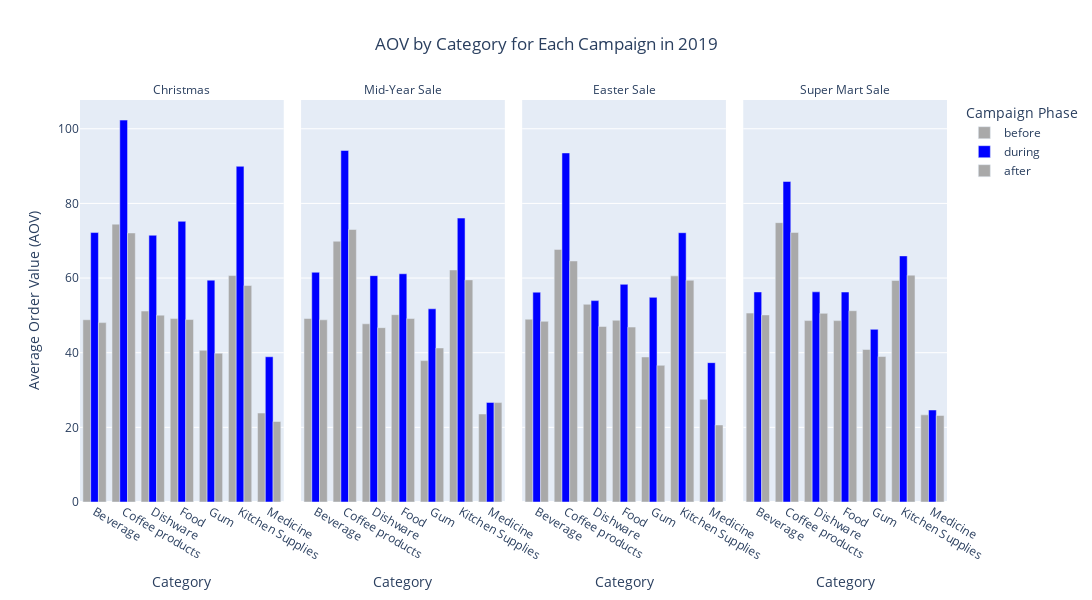

The notebook cell this image was saved under:
### Markdown cell above
##### AOV by Product Category for Each Campaign

### Code cell
# Plot aov by category for each campaign in the chosen year
plot_aov_by_category(metrics[5],chosen_year)

### Figure 1 — Plotly figure (JSON) as saved in the notebook; plotly's stock layout.template omitted (floating-point values rounded to 4 significant figures)
{"data": [{"alignmentgroup": "True", "hovertemplate": "Phase=before<br>Campaign=Christmas<br>Category=%{x}<br>Average Order Value=%{y}<extra></extra>", "legendgroup": "before", "marker": {"color": "darkgrey", "pattern": {"shape": ""}}, "name": "before", "offsetgroup": "before", "orientation": "v", "showlegend": true, "textposition": "auto", "type": "bar", "x": ["Beverage", "Coffee products", "Dishware", "Food", "Gum", "Kitchen Supplies", "Medicine"], "xaxis": "x", "y": [48.84, 74.45, 51.15, 49.13, 40.64, 60.67, 23.83], "yaxis": "y"}, {"alignmentgroup": "True", "hovertemplate": "Phase=before<br>Campaign=Mid-Year Sale<br>Category=%{x}<br>Average Order Value=%{y}<extra></extra>", "legendgroup": "before", "marker": {"color": "darkgrey", "pattern": {"shape": ""}}, "name": "before", "offsetgroup": "before", "orientation": "v", "showlegend": false, "textposition": "auto", "type": "bar", "x": ["Beverage", "Coffee products", "Dishware", "Food", "Gum", "Kitchen Supplies", "Medicine"], "xaxis": "x2", "y": [49.17, 69.86, 47.75, 50.18, 37.88, 62.17, 23.57], "yaxis": "y2"}, {"alignmentgroup": "True", "hovertemplate": "Phase=before<br>Campaign=Easter Sale<br>Category=%{x}<br>Average Order Value=%{y}<extra></extra>", "legendgroup": "before", "marker": {"color": "darkgrey", "pattern": {"shape": ""}}, "name": "before", "offsetgroup": "before", "orientation": "v", "showlegend": false, "textposition": "auto", "type": "bar", "x": ["Beverage", "Coffee products", "Dishware", "Food", "Gum", "Kitchen Supplies", "Medicine"], "xaxis": "x3", "y": [48.97, 67.68, 52.97, 48.69, 38.85, 60.59, 27.5], "yaxis": "y3"}, {"alignmentgroup": "True", "hovertemplate": "Phase=before<br>Campaign=Super Mart Sale<br>Category=%{x}<br>Average Order Value=%{y}<extra></extra>", "legendgroup": "before", "marker": {"color": "darkgrey", "pattern": {"shape": ""}}, "name": "before", "offsetgroup": "before", "orientation": "v", "showlegend": false, "textposition": "auto", "type": "bar", "x": ["Beverage", "Coffee products", "Dishware", "Food", "Gum", "Kitchen Supplies", "Medicine"], "xaxis": "x4", "y": [50.61, 74.85, 48.6, 48.6, 40.86, 59.37, 23.35], "yaxis": "y4"}, {"alignmentgroup": "True", "hovertemplate": "Phase=during<br>Campaign=Christmas<br>Category=%{x}<br>Average Order Value=%{y}<extra></extra>", "legendgroup": "during", "marker": {"color": "blue", "pattern": {"shape": ""}}, "name": "during", "offsetgroup": "during", "orientation": "v", "showlegend": true, "textposition": "auto", "type": "bar", "x": ["Beverage", "Coffee products", "Dishware", "Food", "Gum", "Kitchen Supplies", "Medicine"], "xaxis": "x", "y": [72.19, 102.3, 71.47, 75.2, 59.44, 89.94, 38.92], "yaxis": "y"}, {"alignmentgroup": "True", "hovertemplate": "Phase=during<br>Campaign=Mid-Year Sale<br>Category=%{x}<br>Average Order Value=%{y}<extra></extra>", "legendgroup": "during", "marker": {"color": "blue", "pattern": {"shape": ""}}, "name": "during", "offsetgroup": "during", "orientation": "v", "showlegend": false, "textposition": "auto", "type": "bar", "x": ["Beverage", "Coffee products", "Dishware", "Food", "Gum", "Kitchen Supplies", "Medicine"], "xaxis": "x2", "y": [61.55, 94.18, 60.65, 61.15, 51.76, 76.07, 26.69], "yaxis": "y2"}, {"alignmentgroup": "True", "hovertemplate": "Phase=during<br>Campaign=Easter Sale<br>Category=%{x}<br>Average Order Value=%{y}<extra></extra>", "legendgroup": "during", "marker": {"color": "blue", "pattern": {"shape": ""}}, "name": "during", "offsetgroup": "during", "orientation": "v", "showlegend": false, "textposition": "auto", "type": "bar", "x": ["Beverage", "Coffee products", "Dishware", "Food", "Gum", "Kitchen Supplies", "Medicine"], "xaxis": "x3", "y": [56.22, 93.52, 53.96, 58.32, 54.83, 72.15, 37.33], "yaxis": "y3"}, {"alignmentgroup": "True", "hovertemplate": "Phase=during<br>Campaign=Super Mart Sale<br>Category=%{x}<br>Average Order Value=%{y}<extra></extra>", "legendgroup": "during", "marker": {"color": "blue", "pattern": {"shape": ""}}, "name": "during", "offsetgroup": "during", "orientation": "v", "showlegend": false, "textposition": "auto", "type": "bar", "x": ["Beverage", "Coffee products", "Dishware", "Food", "Gum", "Kitchen Supplies", "Medicine"], "xaxis": "x4", "y": [56.28, 85.87, 56.31, 56.25, 46.26, 65.94, 24.65], "yaxis": "y4"}, {"alignmentgroup": "True", "hovertemplate": "Phase=after<br>Campaign=Christmas<br>Category=%{x}<br>Average Order Value=%{y}<extra></extra>", "legendgroup": "after", "marker": {"color": "darkgrey", "pattern": {"shape": ""}}, "name": "after", "offsetgroup": "after", "orientation": "v", "showlegend": true, "textposition": "auto", "type": "bar", "x": ["Beverage", "Coffee products", "Dishware", "Food", "Gum", "Kitchen Supplies", "Medicine"], "xaxis": "x", "y": [48.06, 72.09, 50.07, 48.88, 39.87, 58.02, 21.57], "yaxis": "y"}, {"alignmentgroup": "True", "hovertemplate": "Phase=after<br>Campaign=Mid-Year Sale<br>Category=%{x}<br>Average Order Value=%{y}<extra></extra>", "legendgroup": "after", "marker": {"color": "darkgrey", "pattern": {"shape": ""}}, "name": "after", "offsetgroup": "after", "orientation": "v", "showlegend": false, "textposition": "auto", "type": "bar", "x": ["Beverage", "Coffee products", "Dishware", "Food", "Gum", "Kitchen Supplies", "Medicine"], "xaxis": "x2", "y": [48.81, 73.01, 46.71, 49.16, 41.28, 59.51, 26.63], "yaxis": "y2"}, {"alignmentgroup": "True", "hovertemplate": "Phase=after<br>Campaign=Easter Sale<br>Category=%{x}<br>Average Order Value=%{y}<extra></extra>", "legendgroup": "after", "marker": {"color": "darkgrey", "pattern": {"shape": ""}}, "name": "after", "offsetgroup": "after", "orientation": "v", "showlegend": false, "textposition": "auto", "type": "bar", "x": ["Beverage", "Coffee products", "Dishware", "Food", "Gum", "Kitchen Supplies", "Medicine"], "xaxis": "x3", "y": [48.4, 64.58, 47.03, 46.87, 36.61, 59.4, 20.64], "yaxis": "y3"}, {"alignmentgroup": "True", "hovertemplate": "Phase=after<br>Campaign=Super Mart Sale<br>Category=%{x}<br>Average Order Value=%{y}<extra></extra>", "legendgroup": "after", "marker": {"color": "darkgrey", "pattern": {"shape": ""}}, "name": "after", "offsetgroup": "after", "orientation": "v", "showlegend": false, "textposition": "auto", "type": "bar", "x": ["Beverage", "Coffee products", "Dishware", "Food", "Gum", "Kitchen Supplies", "Medicine"], "xaxis": "x4", "y": [50.13, 72.23, 50.54, 51.25, 38.98, 60.77, 23.19], "yaxis": "y4"}], "layout": {"annotations": [{"font": {}, "showarrow": false, "text": "Christmas", "x": 0.1175, "xanchor": "center", "xref": "paper", "y": 1, "yanchor": "bottom", "yref": "paper"}, {"font": {}, "showarrow": false, "text": "Mid-Year Sale", "x": 0.3725, "xanchor": "center", "xref": "paper", "y": 1, "yanchor": "bottom", "yref": "paper"}, {"font": {}, "showarrow": false, "text": "Easter Sale", "x": 0.6275, "xanchor": "center", "xref": "paper", "y": 1, "yanchor": "bottom", "yref": "paper"}, {"font": {}, "showarrow": false, "text": "Super Mart Sale", "x": 0.8825, "xanchor": "center", "xref": "paper", "y": 1, "yanchor": "bottom", "yref": "paper"}], "barmode": "group", "height": 600, "legend": {"title": {"text": "Campaign Phase"}, "tracegroupgap": 0}, "title": {"text": "AOV by Category for Each Campaign in 2019", "x": 0.5}, "width": 1200, "xaxis": {"anchor": "y", "domain": [0, 0.235], "title": {"text": "Category"}}, "xaxis2": {"anchor": "y2", "domain": [0.255, 0.49], "matches": "x", "title": {"text": "Category"}}, "xaxis3": {"anchor": "y3", "domain": [0.51, 0.745], "matches": "x", "title": {"text": "Category"}}, "xaxis4": {"anchor": "y4", "domain": [0.765, 1.0], "matches": "x", "title": {"text": "Category"}}, "yaxis": {"anchor": "x", "domain": [0, 1], "title": {"text": "Average Order Value (AOV)"}}, "yaxis2": {"anchor": "x2", "domain": [0, 1], "matches": "y", "showticklabels": false}, "yaxis3": {"anchor": "x3", "domain": [0, 1], "matches": "y", "showticklabels": false}, "yaxis4": {"anchor": "x4", "domain": [0, 1], "matches": "y", "showticklabels": false}}}
